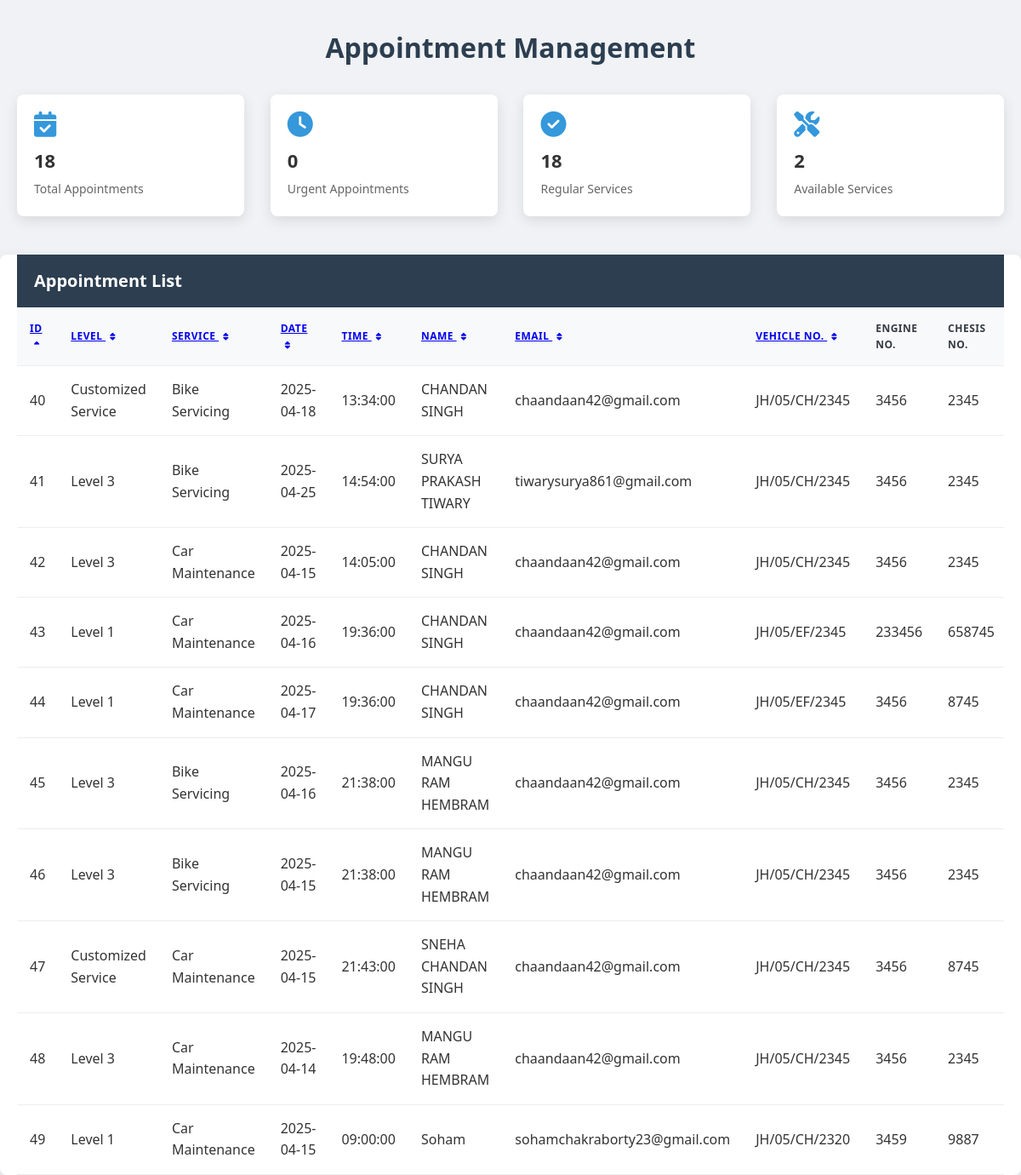
The app's page /php/vehicle.php with its own data.
### tables this page shows
CREATE TABLE `appointment` (
  `ID` int(100) NOT NULL,
  `LEVEL` varchar(20) NOT NULL,
  `SERVICE` varchar(100) NOT NULL,
  `TIME` time NOT NULL,
  `DATE` date NOT NULL,
  `NAME` varchar(30) NOT NULL,
  `EMAIL` varchar(50) NOT NULL,
  `VEHICLE_NO` varchar(14) NOT NULL,
  `ENGINEE` int(20) NOT NULL,
  `CHASIS` int(20) NOT NULL,
  `PRICE` varchar(100) NOT NULL,
  `PHONE_NUMBER` bigint(10) NOT NULL,
  `SPHERE_PART` varchar(100) NOT NULL
);

### php/vehicle.php (the view, shortened to what this page needs)
<?php
$servername = "localhost";
$username = "root";
$password = "";
$database = "final";
$conn = new mysqli($servername, $username, $password, $database);
$results_per_page = 10;
$current_page = isset($_GET['page']) ? (int)$_GET['page'] : 1;
$offset = ($current_page - 1) * $results_per_page;
$sort_by = isset($_GET['sort']) ? $_GET['sort'] : 'ID';
$sort_order = isset($_GET['order']) ? $_GET['order'] : 'ASC';
$sql = "SELECT ID, LEVEL, SERVICE, DATE, TIME, NAME,EMAIL, VEHICLE_NO, SPHERE_PART, PRICE, ENGINEE, CHASIS, PHONE_NUMBER FROM appointment";
$sql .= " ORDER BY " . $sort_by . " " . $sort_order;
$sql .= " LIMIT $offset, $results_per_page";
$result = $conn->query($sql);
$sql_total = "SELECT COUNT(*) as count FROM appointment";
$total_result = $conn->query($sql_total);
$total_count = $total_result->fetch_assoc()['count'];
$sql_pending = "SELECT COUNT(*) as count FROM appointment WHERE LOWER(PRICE) = 'urgent'";
$pending_result = $conn->query($sql_pending);
$pending_count = $pending_result->fetch_assoc()['count'];
$sql_completed = "SELECT COUNT(*) as count FROM appointment WHERE LOWER(PRICE) != 'urgent'";
$completed_result = $conn->query($sql_completed);
$completed_count = $completed_result->fetch_assoc()['count'];
$sql_services = "SELECT COUNT(DISTINCT SERVICE) as count FROM appointment";
$services_result = $conn->query($sql_services);
$services_count = $services_result->fetch_assoc()['count'];
?>
<!DOCTYPE html>
<html lang="en">
<head>
    <link rel="stylesheet" href="https://cdnjs.cloudflare.com/ajax/libs/font-awesome/6.4.0/css/all.min.css">
</head>
<body>
    <h1 class="page-title">Appointment Management</h1>
    <div class="dashboard-stats">
        <div class="stat-card">
            <i class="fas fa-calendar-check"></i>
            <h3><?php echo $total_count; ?></h3>
            <p>Total Appointments</p>
        </div>
        <div class="stat-card">
            <i class="fas fa-clock"></i>
            <h3><?php echo $pending_count; ?></h3>
            <p>Urgent Appointments</p>
        </div>
        <div class="stat-card">
            <i class="fas fa-check-circle"></i>
            <h3><?php echo $completed_count; ?></h3>
            <p>Regular Services</p>
        </div>
        <div class="stat-card">
            <i class="fas fa-tools"></i>
            <h3><?php echo $services_count; ?></h3>
            <p>Available Services</p>
        </div>
    </div>
    <div class="table-container">
        <div class="table-header">
            <h2>Appointment List</h2>
        </div>
        <div class="table-responsive">
            <?php if ($result->num_rows > 0): ?>
            <table>
                <thead>
                    <tr>
                        <th>
                            <a href="?<?php echo http_build_query(array_merge($_GET, ['sort' => 'ID', 'order' => $sort_by === 'ID' && $sort_order === 'ASC' ? 'DESC' : 'ASC'])); ?>">
                                ID <?php echo ($sort_by === 'ID') ? ($sort_order === 'ASC' ? '<i class="fas fa-sort-up"></i>' : '<i class="fas fa-sort-down"></i>') : '<i class="fas fa-sort"></i>'; ?>
                            </a>
                        </th>
                        <th>
                            <a href="?<?php echo http_build_query(array_merge($_GET, ['sort' => 'LEVEL', 'order' => $sort_by === 'LEVEL' && $sort_order === 'ASC' ? 'DESC' : 'ASC'])); ?>">
                                LEVEL <?php echo ($sort_by === 'LEVEL') ? ($sort_order === 'ASC' ? '<i class="fas fa-sort-up"></i>' : '<i class="fas fa-sort-down"></i>') : '<i class="fas fa-sort"></i>'; ?>
                            </a>
                        </th>
                        <th>
                            <a href="?<?php echo http_build_query(array_merge($_GET, ['sort' => 'SERVICE', 'order' => $sort_by === 'SERVICE' && $sort_order === 'ASC' ? 'DESC' : 'ASC'])); ?>">
                                Service <?php echo ($sort_by === 'SERVICE') ? ($sort_order === 'ASC' ? '<i class="fas fa-sort-up"></i>' : '<i class="fas fa-sort-down"></i>') : '<i class="fas fa-sort"></i>'; ?>
                            </a>
                        </th>
                        <th>
                            <a href="?<?php echo http_build_query(array_merge($_GET, ['sort' => 'DATE', 'order' => $sort_by === 'DATE' && $sort_order === 'ASC' ? 'DESC' : 'ASC'])); ?>">
                                Date <?php echo ($sort_by === 'DATE') ? ($sort_order === 'ASC' ? '<i class="fas fa-sort-up"></i>' : '<i class="fas fa-sort-down"></i>') : '<i class="fas fa-sort"></i>'; ?>
                            </a>
                        </th>
                        <th>
                            <a href="?<?php echo http_build_query(array_merge($_GET, ['sort' => 'TIME', 'order' => $sort_by === 'TIME' && $sort_order === 'ASC' ? 'DESC' : 'ASC'])); ?>">
                                Time <?php echo ($sort_by === 'TIME') ? ($sort_order === 'ASC' ? '<i class="fas fa-sort-up"></i>' : '<i class="fas fa-sort-down"></i>') : '<i class="fas fa-sort"></i>'; ?>
                            </a>
                        </th>
                        <th>
                            <a href="?<?php echo http_build_query(array_merge($_GET, ['sort' => 'NAME', 'order' => $sort_by === 'NAME' && $sort_order === 'ASC' ? 'DESC' : 'ASC'])); ?>">
                                Name <?php echo ($sort_by === 'NAME') ? ($sort_order === 'ASC' ? '<i class="fas fa-sort-up"></i>' : '<i class="fas fa-sort-down"></i>') : '<i class="fas fa-sort"></i>'; ?>
                            </a>
                        </th>
                        <th>
                            <a href="?<?php echo http_build_query(array_merge($_GET, ['sort' => 'EMAIL', 'order' => $sort_by === 'EMAIL' && $sort_order === 'ASC' ? 'DESC' : 'ASC'])); ?>">
                                EMAIL <?php echo ($sort_by === 'EMAIL') ? ($sort_order === 'ASC' ? '<i class="fas fa-sort-up"></i>' : '<i class="fas fa-sort-down"></i>') : '<i class="fas fa-sort"></i>'; ?>
                            </a>
                        </th>
                        <th>
                            <a href="?<?php echo http_build_query(array_merge($_GET, ['sort' => 'VEHICLE_NO', 'order' => $sort_by === 'VEHICLE_NO' && $sort_order === 'ASC' ? 'DESC' : 'ASC'])); ?>">
                                Vehicle No. <?php echo ($sort_by === 'VEHICLE_NO') ? ($sort_order === 'ASC' ? '<i class="fas fa-sort-up"></i>' : '<i class="fas fa-sort-down"></i>') : '<i class="fas fa-sort"></i>'; ?>
                            </a>
                        </th>
                        <th>Engine No.</th>
                        <th>Chesis No.</th>
                    </tr>
                </thead>
                <tbody>
                    <?php while ($row = $result->fetch_assoc()) { ?>
                        <tr>
                            <td><?php echo $row['ID']; ?></td>
                            <td><?php echo htmlspecialchars($row['LEVEL']); ?></td>
                            <td><?php echo htmlspecialchars($row['SERVICE']); ?></td>
                            <td><?php echo htmlspecialchars($row['DATE']); ?></td>
                            <td><?php echo htmlspecialchars($row['TIME']); ?></td>
                            <td><?php echo htmlspecialchars($row['NAME']); ?></td>
                            <td><?php echo htmlspecialchars($row['EMAIL']); ?></td>
                            <td><?php echo htmlspecialchars($row['VEHICLE_NO']); ?></td>
                            <td><?php echo htmlspecialchars($row['ENGINEE']); ?></td>
                            <td><?php echo htmlspecialchars($row['CHASIS']); ?></td>
                        </tr>
                    <?php } ?>
                </tbody>
            </table>
            <?php endif; ?>
        </div>
            </div>
</body>
</html>

### php/vehicle.php (style rules this page uses)
:root { --primary: #2c3e50; --secondary: #3498db; --accent: #e74c3c; --success: #2ecc71; --light: #f8f9fa; --dark: #343a40; --text: #333; --border-radius: 8px; --box-shadow: 0 5px 15px rgba(0, 0, 0, 0.1); --transition: all 0.3s ease; }
* { margin: 0; padding: 0; box-sizing: border-box; }
body { font-family: 'Segoe UI', Tahoma, Geneva, Verdana, sans-serif; background-color: #f0f2f5; color: var(--text); line-height: 1.6; }
.page-title { text-align: center; margin: 30px 0; color: var(--primary); font-size: 32px; font-weight: 600; }
.dashboard-stats { display: flex; justify-content: space-between; max-width: 1200px; margin: 0 auto 30px; flex-wrap: wrap; }
.stat-card { background: white; border-radius: var(--border-radius); padding: 20px; box-shadow: var(--box-shadow); width: 23%; margin-bottom: 15px; transition: var(--transition); }
.stat-card i { font-size: 30px; margin-bottom: 10px; color: var(--secondary); }
.stat-card h3 { font-size: 22px; margin-bottom: 5px; }
.stat-card p { font-size: 14px; color: #666; }
.table-container { max-width: 1200px; margin: 0 auto; background-color: white; border-radius: var(--border-radius); overflow: hidden; box-shadow: var(--box-shadow); }
.table-header { background-color: var(--primary); padding: 15px 20px; color: white; display: flex; justify-content: space-between; align-items: center; }
.table-header h2 { font-size: 20px; font-weight: 600; }
.table-responsive { overflow-x: auto; }
table { width: 100%; border-collapse: collapse; }
th, td { padding: 15px; text-align: left; border-bottom: 1px solid #eee; }
th { background-color: #f8f9fa; color: var(--dark); font-weight: 600; text-transform: uppercase; font-size: 12px; letter-spacing: 0.5px; position: relative; cursor: pointer; }
th i { margin-left: 5px; font-size: 10px; }
@media (max-width: 1200px) { .dashboard-stats, .controls-container, .table-container { padding-left: 20px; padding-right: 20px; box-sizing: border-box; } }

### records on screen
appointment: ID "40", LEVEL "Customized Service", SERVICE "Bike Servicing", DATE "2025-04-18", TIME "13:34:00", NAME "CHANDAN SINGH", EMAIL "chaandaan42@gmail.com", VEHICLE_NO "JH/05/CH/2345", ENGINEE "3456", CHASIS "2345"
appointment: ID "41", LEVEL "Level 3", SERVICE "Bike Servicing", DATE "2025-04-25", TIME "14:54:00", NAME "SURYA PRAKASH TIWARY", EMAIL "tiwarysurya861@gmail.com", VEHICLE_NO "JH/05/CH/2345", ENGINEE "3456", CHASIS "2345"
appointment: ID "42", LEVEL "Level 3", SERVICE "Car Maintenance", DATE "2025-04-15", TIME "14:05:00", NAME "CHANDAN SINGH", EMAIL "chaandaan42@gmail.com", VEHICLE_NO "JH/05/CH/2345", ENGINEE "3456", CHASIS "2345"
appointment: ID "43", LEVEL "Level 1", SERVICE "Car Maintenance", DATE "2025-04-16", TIME "19:36:00", NAME "CHANDAN SINGH", EMAIL "chaandaan42@gmail.com", VEHICLE_NO "JH/05/EF/2345", ENGINEE "233456", CHASIS "658745"
appointment: ID "44", LEVEL "Level 1", SERVICE "Car Maintenance", DATE "2025-04-17", TIME "19:36:00", NAME "CHANDAN SINGH", EMAIL "chaandaan42@gmail.com", VEHICLE_NO "JH/05/EF/2345", ENGINEE "3456", CHASIS "8745"
appointment: ID "45", LEVEL "Level 3", SERVICE "Bike Servicing", DATE "2025-04-16", TIME "21:38:00", NAME "MANGU RAM HEMBRAM", EMAIL "chaandaan42@gmail.com", VEHICLE_NO "JH/05/CH/2345", ENGINEE "3456", CHASIS "2345"
appointment: ID "46", LEVEL "Level 3", SERVICE "Bike Servicing", DATE "2025-04-15", TIME "21:38:00", NAME "MANGU RAM HEMBRAM", EMAIL "chaandaan42@gmail.com", VEHICLE_NO "JH/05/CH/2345", ENGINEE "3456", CHASIS "2345"
appointment: ID "47", LEVEL "Customized Service", SERVICE "Car Maintenance", DATE "2025-04-15", TIME "21:43:00", NAME "SNEHA CHANDAN SINGH", EMAIL "chaandaan42@gmail.com", VEHICLE_NO "JH/05/CH/2345", ENGINEE "3456", CHASIS "8745"
appointment: ID "48", LEVEL "Level 3", SERVICE "Car Maintenance", DATE "2025-04-14", TIME "19:48:00", NAME "MANGU RAM HEMBRAM", EMAIL "chaandaan42@gmail.com", VEHICLE_NO "JH/05/CH/2345", ENGINEE "3456", CHASIS "2345"
appointment: ID "49", LEVEL "Level 1", SERVICE "Car Maintenance", DATE "2025-04-15", TIME "09:00:00", NAME "Soham", EMAIL "sohamchakraborty23@gmail.com", VEHICLE_NO "JH/05/CH/2320", ENGINEE "3459", CHASIS "9887"

### other values on screen
$total_count "18"
$pending_count "0"
$completed_count "18"
$services_count "2"
